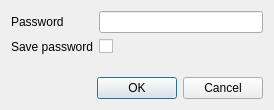
<?xml version="1.0" encoding="UTF-8"?>
<ui version="4.0">
 <class>PasswordEntryDialog</class>
 <widget class="QDialog" name="PasswordEntryDialog">
  <property name="geometry">
   <rect>
    <x>0</x>
    <y>0</y>
    <width>274</width>
    <height>110</height>
   </rect>
  </property>
  <property name="windowTitle">
   <string>Enter password</string>
  </property>
  <layout class="QHBoxLayout" name="horizontalLayout">
   <item>
    <layout class="QVBoxLayout" name="verticalLayout">
     <item>
      <layout class="QFormLayout" name="formLayout">
       <item row="0" column="0">
        <widget class="QLabel" name="label">
         <property name="text">
          <string>Password</string>
         </property>
        </widget>
       </item>
       <item row="0" column="1">
        <widget class="QLineEdit" name="passwordLineEdit">
         <property name="echoMode">
          <enum>QLineEdit::Password</enum>
         </property>
        </widget>
       </item>
       <item row="1" column="0">
        <widget class="QLabel" name="label_2">
         <property name="text">
          <string>Save password</string>
         </property>
        </widget>
       </item>
       <item row="1" column="1">
        <widget class="QCheckBox" name="savePasswordCheckBox">
         <property name="text">
          <string/>
         </property>
        </widget>
       </item>
      </layout>
     </item>
     <item>
      <widget class="QDialogButtonBox" name="buttonBox">
       <property name="orientation">
        <enum>Qt::Horizontal</enum>
       </property>
       <property name="standardButtons">
        <set>QDialogButtonBox::Cancel|QDialogButtonBox::Ok</set>
       </property>
      </widget>
     </item>
    </layout>
   </item>
  </layout>
 </widget>
 <resources/>
 <connections>
  <connection>
   <sender>buttonBox</sender>
   <signal>accepted()</signal>
   <receiver>PasswordEntryDialog</receiver>
   <slot>accept()</slot>
   <hints>
    <hint type="sourcelabel">
     <x>248</x>
     <y>254</y>
    </hint>
    <hint type="destinationlabel">
     <x>157</x>
     <y>274</y>
    </hint>
   </hints>
  </connection>
  <connection>
   <sender>buttonBox</sender>
   <signal>rejected()</signal>
   <receiver>PasswordEntryDialog</receiver>
   <slot>reject()</slot>
   <hints>
    <hint type="sourcelabel">
     <x>316</x>
     <y>260</y>
    </hint>
    <hint type="destinationlabel">
     <x>286</x>
     <y>274</y>
    </hint>
   </hints>
  </connection>
 </connections>
</ui>
